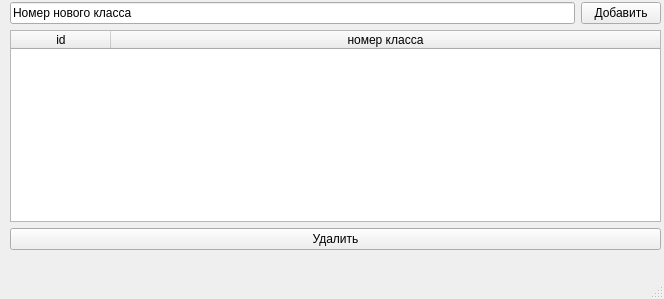
<?xml version="1.0" encoding="UTF-8"?>
<ui version="4.0">
 <class>MainWindow</class>
 <widget class="QMainWindow" name="MainWindow">
  <property name="geometry">
   <rect>
    <x>0</x>
    <y>0</y>
    <width>664</width>
    <height>299</height>
   </rect>
  </property>
  <property name="windowTitle">
   <string>MainWindow</string>
  </property>
  <widget class="QWidget" name="centralwidget">
   <widget class="QWidget" name="">
    <property name="geometry">
     <rect>
      <x>10</x>
      <y>0</y>
      <width>651</width>
      <height>26</height>
     </rect>
    </property>
    <layout class="QHBoxLayout" name="horizontalLayout">
     <item>
      <widget class="QLineEdit" name="lineEdit">
       <property name="text">
        <string>Номер нового класса</string>
       </property>
      </widget>
     </item>
     <item>
      <widget class="QPushButton" name="Button_add">
       <property name="text">
        <string>Добавить</string>
       </property>
      </widget>
     </item>
    </layout>
   </widget>
   <widget class="QWidget" name="">
    <property name="geometry">
     <rect>
      <x>10</x>
      <y>30</y>
      <width>651</width>
      <height>270</height>
     </rect>
    </property>
    <layout class="QVBoxLayout" name="verticalLayout">
     <item>
      <widget class="QTableWidget" name="tableWidget">
       <attribute name="horizontalHeaderStretchLastSection">
        <bool>true</bool>
       </attribute>
       <column>
        <property name="text">
         <string>id</string>
        </property>
       </column>
       <column>
        <property name="text">
         <string>номер класса</string>
        </property>
       </column>
      </widget>
     </item>
     <item>
      <widget class="QPushButton" name="Button_delete">
       <property name="text">
        <string>Удалить</string>
       </property>
      </widget>
     </item>
     <item>
      <spacer name="verticalSpacer">
       <property name="orientation">
        <enum>Qt::Vertical</enum>
       </property>
       <property name="sizeHint" stdset="0">
        <size>
         <width>20</width>
         <height>40</height>
        </size>
       </property>
      </spacer>
     </item>
    </layout>
   </widget>
  </widget>
  <widget class="QMenuBar" name="menubar">
   <property name="geometry">
    <rect>
     <x>0</x>
     <y>0</y>
     <width>664</width>
     <height>22</height>
    </rect>
   </property>
  </widget>
  <widget class="QStatusBar" name="statusbar"/>
 </widget>
 <resources/>
 <connections/>
</ui>
